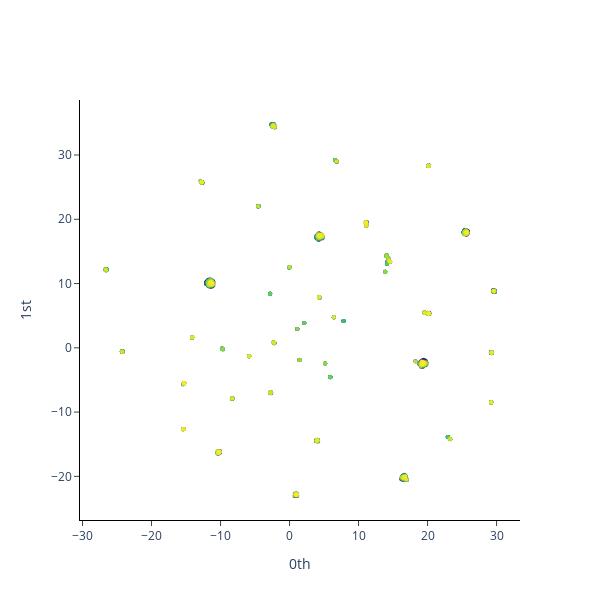

Here is the notebook cell this chart was saved with:
### Code cell
plot_point_cloud(coords)

### Figure 1 — Plotly figure (JSON) as saved in the notebook; plotly's stock layout.template omitted (floating-point values rounded to 4 significant figures; data arrays with more than 128 entries replaced by an {"elided": "..."} marker saying what was removed)
{"data": [{"marker": {"color": {"elided": "3333 int values"}, "colorscale": [[0, "#440154"], [0.1111, "#482878"], [0.2222, "#3e4989"], [0.3333, "#31688e"], [0.4444, "#26828e"], [0.5556, "#1f9e89"], [0.6667, "#35b779"], [0.7778, "#6ece58"], [0.8889, "#b5de2b"], [1, "#fde725"]], "opacity": 0.8, "size": 4}, "mode": "markers", "type": "scatter", "x": {"elided": "3333 float values"}, "y": {"elided": "3333 float values"}}], "layout": {"height": 600, "plot_bgcolor": "white", "width": 600, "xaxis": {"anchor": "x", "exponentformat": "e", "linecolor": "black", "linewidth": 1, "mirror": false, "showexponent": "all", "showline": true, "side": "bottom", "ticks": "outside", "title": {"text": "0th"}, "type": "linear", "zeroline": true}, "yaxis": {"anchor": "y", "exponentformat": "e", "linecolor": "black", "linewidth": 1, "mirror": false, "showexponent": "all", "showline": true, "side": "left", "ticks": "outside", "title": {"text": "1st"}, "type": "linear", "zeroline": true}}}
